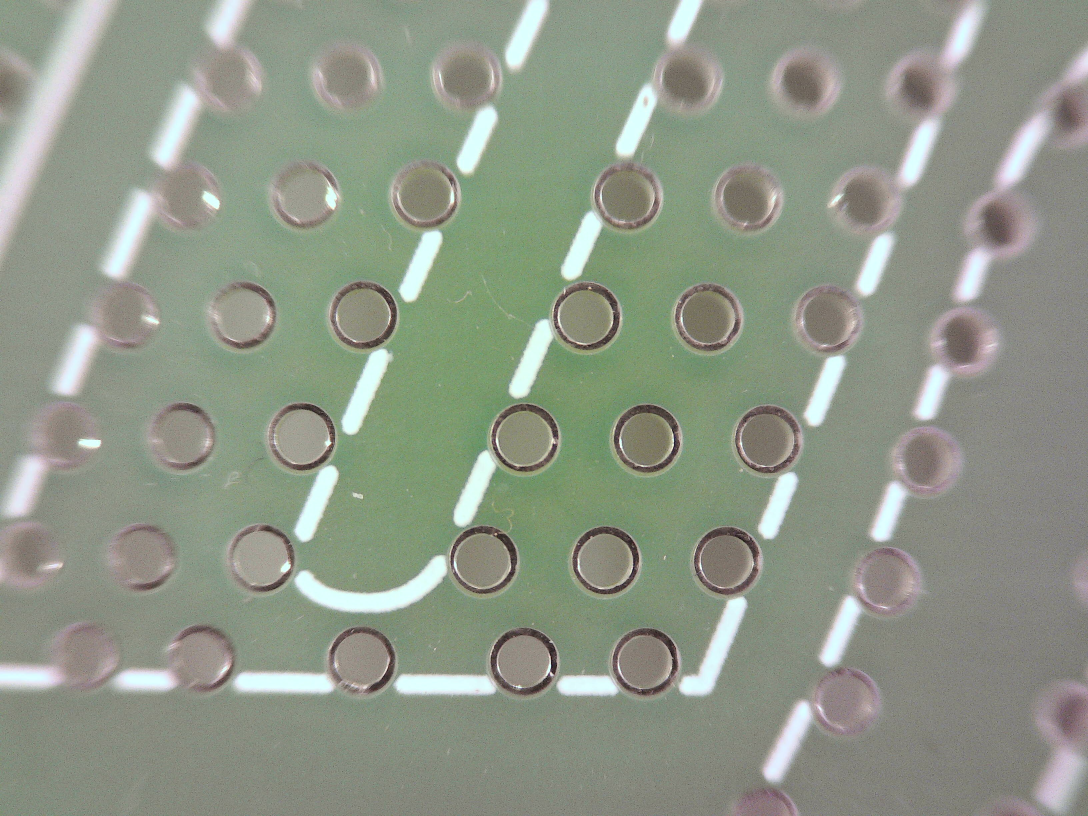
#> input picture opencv/img.jpg, 3264 x 2448 px, found by its file name (shown at 1/3 size)
$ python main.py
#> lines starting #> are read from the running program, lines starting #| are printed output that depends on the picture
#https://github.com/shimat/opencvsharp/issues/1060
#https://stackoverflow.com/questions/72175685/choosing-parameters-for-hough-gradient-alt

import numpy as np
import argparse
import cv2

def on_slider(val):
    r = cv2.getTrackbarPos("radius", "main")
    p1 = cv2.getTrackbarPos("param1", "main")
    p2 = cv2.getTrackbarPos("param2", "main") / 100.0
#    p2 = cv2.getTrackbarPos("param2", "main")
    md = cv2.getTrackbarPos("minDist", "main")
    findCircles(p1, p2, r, md)

def findCircles(p1, p2, r, md):
#> called with p1 = 168, p2 = 0.5, r = 80, md = 70
    image = cv2.imread("/home/mint/devel/opencv/img.jpg")
#> image is the input picture: shape (2448, 3264, 3); mean B, G, R 136.3, 151, 143.2
    output = image.copy()
    gray = cv2.cvtColor(image, cv2.COLOR_BGR2GRAY)
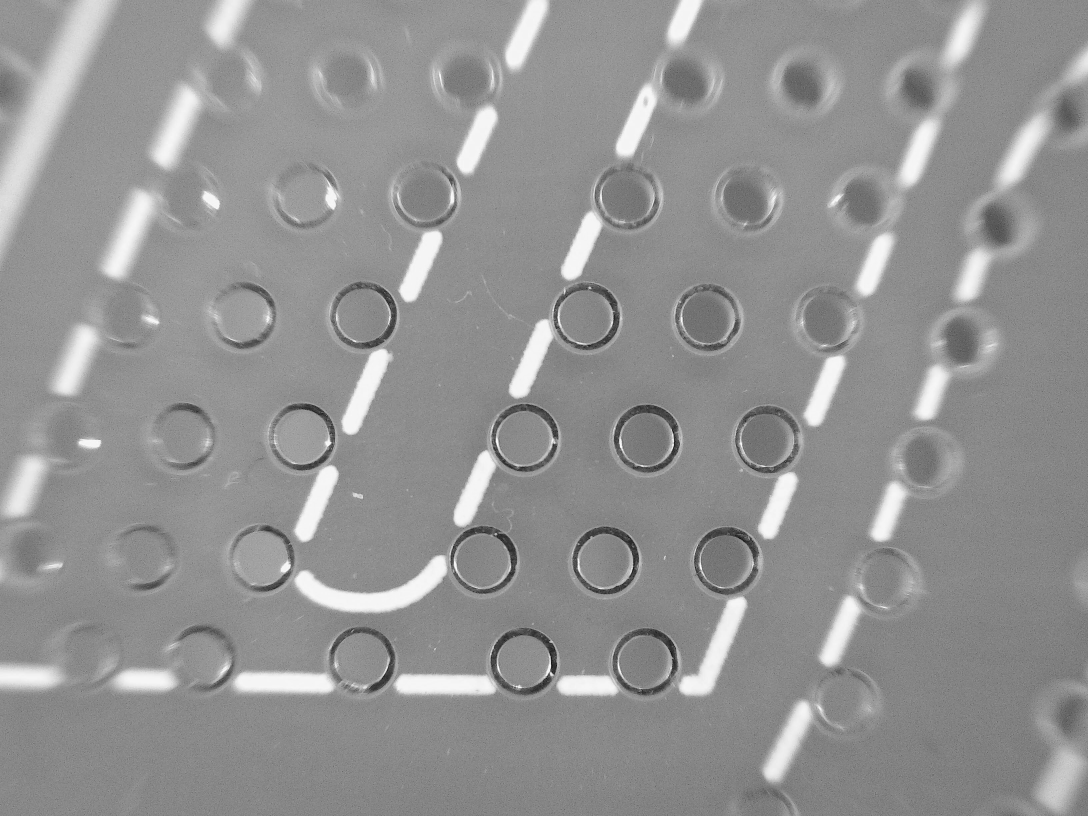
#> gray: shape (2448, 3264) (shown at 1/3 size); min 0, max 255, mean 147

    print("find ", p1 , p2, r)
    circles = cv2.HoughCircles(gray, cv2.HOUGH_GRADIENT_ALT, 1.2, md, param1=p1,param2=p2, minRadius=r, maxRadius=(r+10))
#> circles = [[1449.6, 1683.6, 83.64], [1568.4, 1316.4, 84.16], [1816.8, 1680, 85.44]]
    drawCircles(image, output, circles)
    print("finish")

def drawCircles(image, output, circles):
    # ensure at least some circles were found
    if circles is not None:
        # convert the (x, y) coordinates and radius of the circles to integers
        circles = np.round(circles[0, :]).astype("int")
#> circles = [[1450, 1684, 84], [1568, 1316, 84], [1817, 1680, 85]]

        # loop over the (x, y) coordinates and radius of the circles
        for (x, y, r) in circles:
            # draw the circle in the output image, then draw a rectangle
            # corresponding to the center of the circle
            cv2.circle(output, (x, y), r, (255, 0, 0), 4)
            cv2.rectangle(output, (x - 5, y - 5), (x + 5, y + 5), (0, 128, 255), -1)
#> this loop made 3 passes
            #print(r)
        # show the output image
        out = np.hstack([image, output])
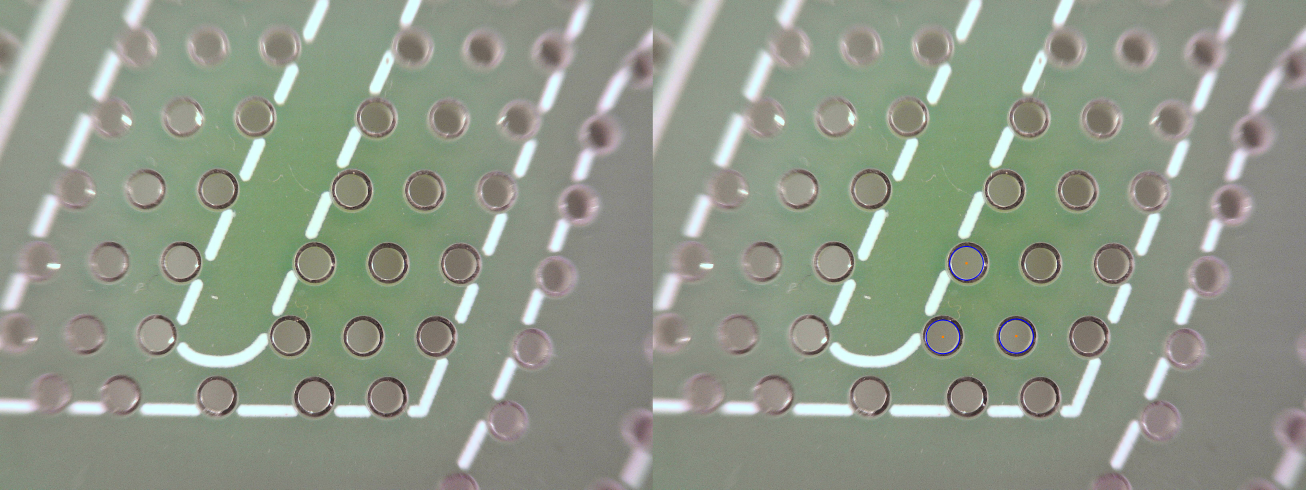
#> out: shape (2448, 6528, 3) (shown at 1/5 size); mean B, G, R 136.4, 151, 143.1

        resized = cv2.resize(out, (1600,700), interpolation = cv2.INTER_AREA)
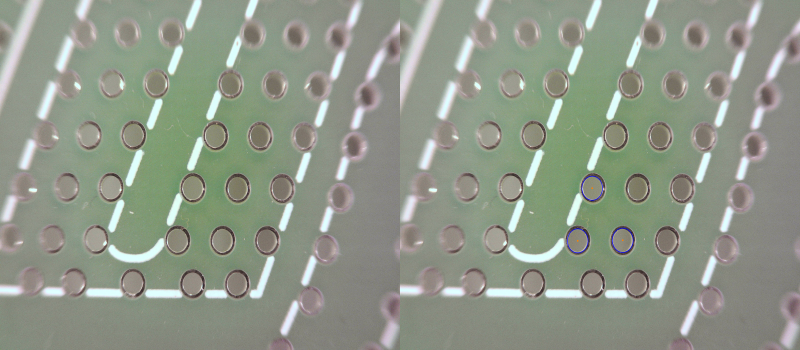
#> resized: shape (700, 1600, 3) (shown at 1/2 size); mean B, G, R 136.4, 151, 143.1

        cv2.imshow("main", resized)
    else:
        out = np.hstack([image, output])
        resized = cv2.resize(out, (1600,700), interpolation = cv2.INTER_AREA)
        cv2.imshow("main", resized)
    print("draw")


# [7 lines of commented-out code are left out]

cv2.namedWindow("main")

cv2.createTrackbar("radius", "main" , 80, 200, on_slider)
cv2.createTrackbar("param1", "main" , 168, 200, on_slider)
#cv2.createTrackbar("param2", "main" , 29, 200, on_slider) #HOUGH_GRADIENT
cv2.createTrackbar("param2", "main" , 50, 100, on_slider) # HOUGH_GRADIENT_ALT
cv2.createTrackbar("minDist", "main" , 70, 400, on_slider)

on_slider(100)
cv2.waitKey(0)
